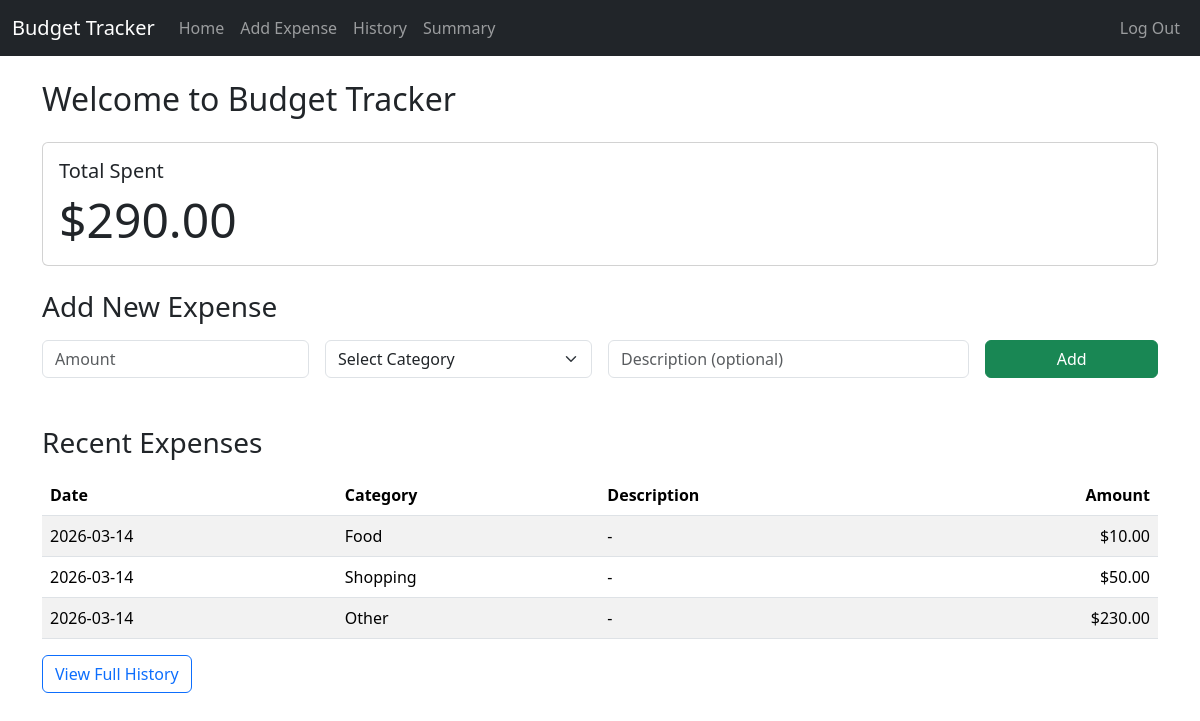
The page / (signed in) on the database its author committed.
### tables this page shows
CREATE TABLE expenses (
        id INTEGER PRIMARY KEY AUTOINCREMENT,
        user_id INTEGER NOT NULL,
        amount REAL NOT NULL,
        category TEXT NOT NULL,
        description TEXT,
        date TEXT NOT NULL,
        FOREIGN KEY (user_id) REFERENCES users(id)
    );

### app.py (the view)
@app.route("/")
@login_required
def index():
    expenses = db.execute("""
        SELECT amount, category, description, date
        FROM expenses
        WHERE user_id = ?
        ORDER BY date DESC
        LIMIT 10
    """, session["user_id"])
    total = db.execute("""
        SELECT SUM(amount) as total
        FROM expenses
        WHERE user_id = ?
    """, session["user_id"])[0]["total"] or 0.0
    return render_template("index.html", expenses=expenses, total=total)

### app.py (called while the page is built)
@app.after_request
def after_request(response):
    response.headers["Cache-Control"] = "no-cache, no-store, must-revalidate"
    response.headers["Expires"] = 0
    response.headers["Pragma"] = "no-cache"
    return response

### helpers.py (called while the page is built)
def login_required(f):
    @wraps(f)
    def decorated_function(*args, **kwargs):
        if session.get("user_id") is None:
            return redirect("/login")
        return f(*args, **kwargs)
    return decorated_function

### templates/index.html (shortened to what this page needs)
{% extends "layout.html" %}
{% block main %}
<h2 class="mb-4">Welcome to Budget Tracker</h2>
<div class="card mb-4">
    <div class="card-body">
        <h5 class="card-title">Total Spent</h5>
        <p class="card-text display-5">${{ "%.2f"|format(total) }}</p>
    </div>
</div>
<h3 class="mb-3">Add New Expense</h3>
<form action="/add" method="post">
    <div class="row g-3">
        <div class="col-md-3">
            <input type="number" step="0.01" min="0.01" class="form-control" name="amount" placeholder="Amount" required>
        </div>
        <div class="col-md-3">
            <select class="form-select" name="category" required>
                <option value="" disabled selected>Select Category</option>
            </select>
        </div>
        <div class="col-md-4">
            <input type="text" class="form-control" name="description" placeholder="Description (optional)">
        </div>
        <div class="col-md-2">
            <button type="submit" class="btn btn-success w-100">Add</button>
        </div>
    </div>
</form>
<h3 class="mt-5 mb-3">Recent Expenses</h3>
{% if expenses %}
    <table class="table table-striped">
        <thead>
            <tr>
                <th>Date</th>
                <th>Category</th>
                <th>Description</th>
                <th class="text-end">Amount</th>
            </tr>
        </thead>
        <tbody>
            {% for expense in expenses %}
            <tr>
                <td>{{ expense.date }}</td>
                <td>{{ expense.category }}</td>
                <td>{{ expense.description or "-" }}</td>
                <td class="text-end">${{ "%.2f"|format(expense.amount) }}</td>
            </tr>
            {% endfor %}
        </tbody>
    </table>
    <a href="/history" class="btn btn-outline-primary">View Full History</a>
{% else %}
    <p class="text-muted">No expenses yet. Add your first one above!</p>
{% endif %}
{% endblock %}

### templates/layout.html (shortened to what this page needs)
<!DOCTYPE html>
<html lang="en">
<head>
    <link href="https://cdn.jsdelivr.net/npm/bootstrap@5.3.3/dist/css/bootstrap.min.css" rel="stylesheet">
</head>
<body>
    <nav class="navbar navbar-expand-lg navbar-dark bg-dark">
        <div class="container-fluid">
            <a class="navbar-brand" href="/">Budget Tracker</a>
            <div class="collapse navbar-collapse" id="navbarNav">
                <ul class="navbar-nav me-auto">
                    {% if session.user_id %}
                        <li class="nav-item"><a class="nav-link" href="/">Home</a></li>
                        <li class="nav-item"><a class="nav-link" href="/add">Add Expense</a></li>
                        <li class="nav-item"><a class="nav-link" href="/history">History</a></li>
                        <li class="nav-item"><a class="nav-link" href="/summary">Summary</a></li>
                    {% endif %}
                </ul>
                <ul class="navbar-nav">
                    {% if session.user_id %}
                        <li class="nav-item"><a class="nav-link" href="/logout">Log Out</a></li>
                    {% else %}
                        <li class="nav-item"><a class="nav-link" href="/login">Log In</a></li>
                        <li class="nav-item"><a class="nav-link" href="/register">Register</a></li>
                    {% endif %}
                </ul>
            </div>
        </div>
    </nav>
    <main class="container mt-4">
        {% block main %}{% endblock %}
    </main>
</body>
</html>

### rows shown on the page
expenses: date "2026-03-14", category "Food", description "-", amount "10.00"
expenses: date "2026-03-14", category "Shopping", description "-", amount "50.00"
expenses: date "2026-03-14", category "Other", description "-", amount "230.00"

### other values the page prints
{{ "%.2f"|format(total) }} "290.00"
